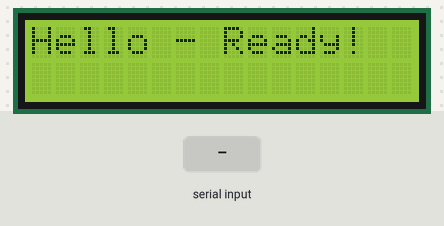
A sketch run on a simulated SparkFun Pro Micro, built with avr-gcc and run on an emulated ATmega32U4. Shown: 16×2 character LCD. Inputs (shaded band) come from the test bench. What the sketch prints to the serial monitor is not drawn.

Above: at 1.3 s.
1.4 s: "&n" received over Serial
At 3.0 s:
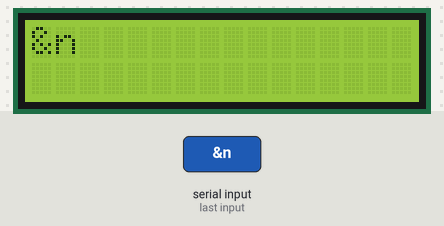
4.1 s: "1" received over Serial
At 6.3 s:
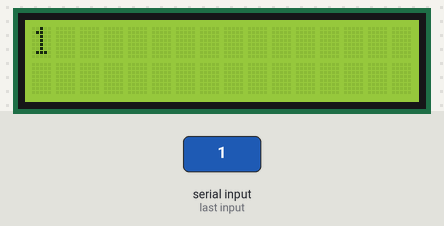
6.8 s: "$" received over Serial
At 7.2 s:
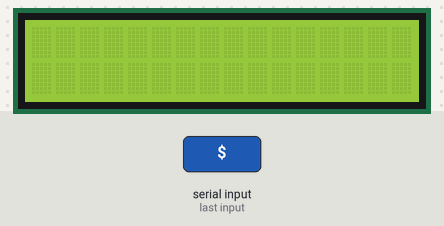
Timing chart, 0 to 9.8 s (numbered marks = the images above; inputs shaded):
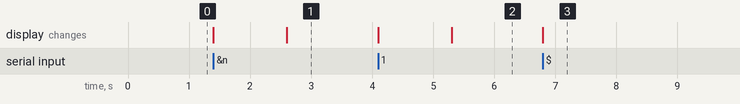

Measured:
- after the input at 1.4 s, the display: first changes at once (image 1 shows a later state)
- after the input at 4.1 s, the display: first changes at once (image 2 shows a later state)
- after the input at 6.8 s, the display: changes at once (image 3)

The sketch:

ArduinoLCDSlave.ino
```cpp
/*
 * Made by Jacob Schnedler, last modified 10/11-17
 * Made for an Arduino Pro Micro controlling a Liquid Crystal display
 * The Arduino running this code will act as slave for w/e device which prints to
 * the serial port. The code below analyses the code for operators &n as linebreaker
 * and $ as display clearer. No scrolling is implemented for readability.
 * Use as you like but at your own risk :)
*/

// include the library code:
#include <LiquidCrystal.h>

// initialize the library with the numbers of the interface pins
LiquidCrystal lcd(15, 14, 5, 4, 3, 2);

void setup() {
  // set up the LCD's number of columns and rows:
  lcd.begin(16, 2);                          // put your LCD parameters here
  lcd.print("Hello - Ready!");
  delay(100);
}

void loop() {
  // when characters arrive over the serial port...
  if (Serial.available()) {
    // wait a bit for the entire message to arrive
    // clear the screen
    lcd.clear();
    // read all the available characters
    lcd.setCursor(0, 0);
    lcd.noCursor();
    String text = "";
    while (Serial.available() > 0) {
      text = Serial.readString();
    }

    printToLCD(text);

  }
}

/*
  Operators: &n = \newline , $ = clear
  Automatic handling of wordwrap is implemented.
  Faulsely added newlines in after line one are removed.
*/

void printToLCD(String text) {
  text.trim();
  //Define the two lines we need to write
  String line1 = "";
  String line2 = "";
  Serial.println(text);
  //look for a linebreaker
  int linebreaker = text.indexOf("&n");
  delay(200);
  //if the string starts with $ we will understand
  //this as a clear command
  if (text.substring(0, 1).equals("$")) {
    lcd.clear();
    Serial.println("$ detected");
  }
  //If the linebraker is there it will be above 0, we only want to
  //break lines if the linebreaker exists on line1 thus < 17
  else if (linebreaker > 0 && linebreaker < 16)
  {
    Serial.println("&n found");
    //Fill line1 up untill the linebreaker
    line1 = text.substring(0, text.indexOf("&n"));
    //Fill line2 from after the linebreaker untill the end
    line2 = text.substring(text.indexOf("&n") + 2, text.length());
    line2.trim();
    line1.replace("&n", "  ");
  }
  //If the text is longer than 16, we check for a space on the last spot on line 1
  //and the first on line 2, if either is a space we fill the lines,
  //Otherwise we add a - to break up the word to make the text more readable
  else if (text.length() > 16)
  {
    Serial.println(text.substring(15, 17));
    if (isSpace(text.charAt(15)) || isSpace(text.charAt(16)) || isSpace(text.charAt(17))) {
      Serial.println("space found");
      line1 = text.substring(0, 15);
      line2 = text.substring(16, text.length());
    } else {
      Serial.println("length above 16");
      line1 = text.substring(0, 15);
      line1 += "-";
      line2 = text.substring(15, text.length());
    }
  }
  //If the message is short, we simply print the message
  else if (text.length() < 16)
  {
    Serial.print("one line only");
    line1 = text;
  }

  line2.replace("&n", "");

  lcd.clear();
  lcd.print(line1);
  lcd.setCursor(0, 1);
  lcd.noCursor();
  lcd.print(line2);
}
```
